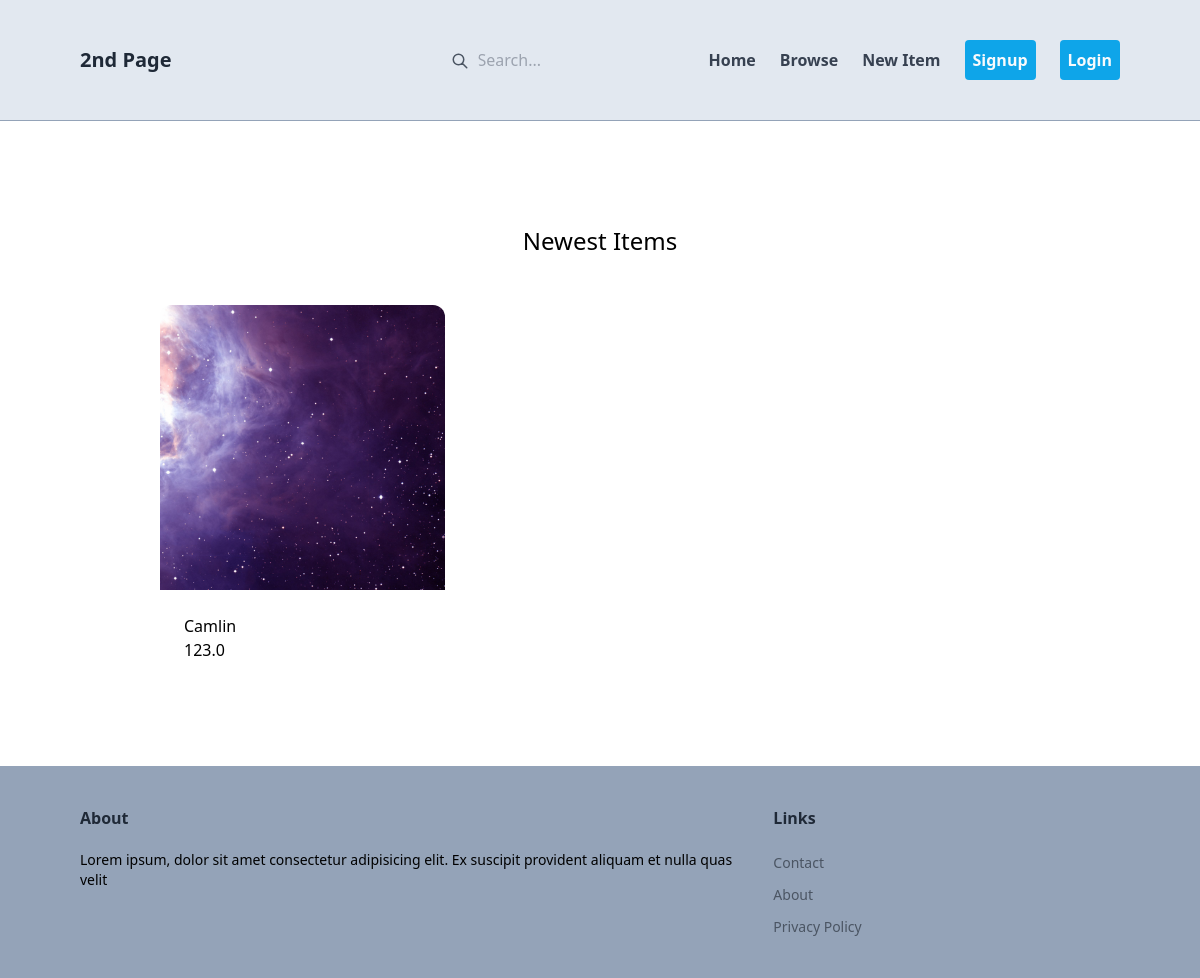
Before: / with the older database file.
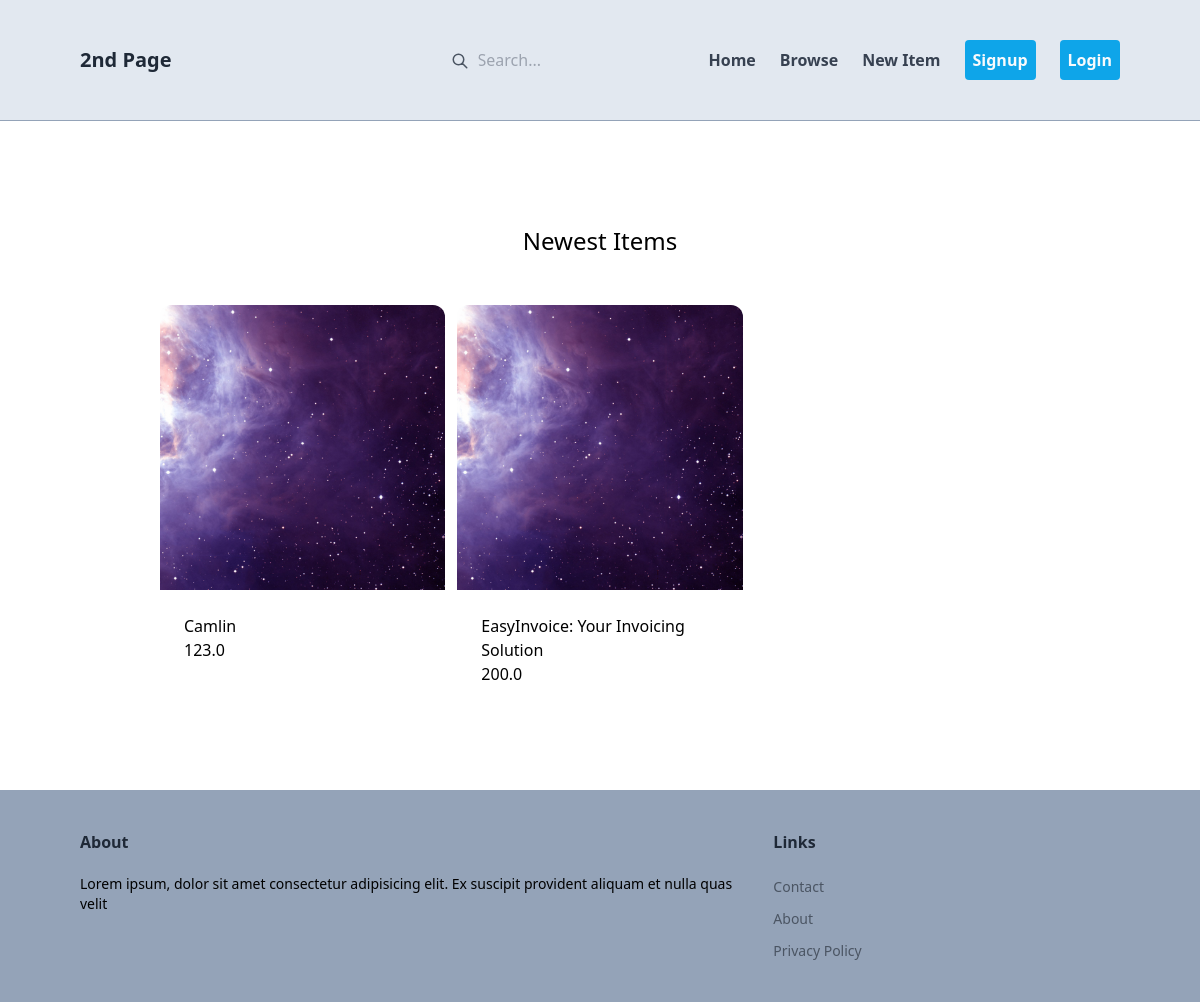
After: the same page with the newer database file.
### item/models.py (models this page shows)
class Item(models.Model):
    category = models.ForeignKey(Category, related_name='items', on_delete=models.CASCADE)
    name = models.CharField(max_length=250)
    description = models.TextField(blank=True,null=True)
    price = models.FloatField()
    image = models.ImageField(upload_to='item_images', blank=True,null=True,height_field=None, width_field=None, max_length=None)
    is_sold = models.BooleanField(default=False)
    created_by = models.ForeignKey(User,related_name='items',on_delete=models.CASCADE)
    created_at = models.DateTimeField(auto_now_add=True)

### core/views.py (the view)
# urls.py: path('',views.index,name='index'),
def index(request):
    items = Item.objects.filter(is_sold=False)[0:6]
    categories = Category.objects.all()
    return render(request,'core/index.html',{
        'categories':categories,
        'items':items,
    })

### core/templates/core/index.html (shortened to what this page needs)
{% extends "core/base.html" %}
{% block content %}
    <div class="mt-6 px-20 py-10 bg-grey-100 rounded-xl">
        <h2 class="mb-12 text-2xl text-center">Newest Items</h2>
        <div class="grid grid-cols-3 gap-3">
            {% for item in items %}
                <div>
                    <a href="{% url 'item:detail' item.id %}">
                        <div>
                            <img src="{{ item.image.url }}" class="rounded-t-xl">
                        </div>
                        <div class="p-6 bg-white rounded-b-xl">
                            <h2>{{ item.name }}</h2>
                            <p>{{item.price}}</p>
                        </div>
                    </a>
                </div>
            {% endfor %}
        </div>
    </div>
{% endblock %}

### core/templates/core/base.html (shortened to what this page needs)
<!DOCTYPE html>
<html lang="en">
<head>
    <script src="https://cdn.tailwindcss.com"></script>
</head>
<body>
    <nav class="flex justify-between px-20 py-10 items-center bg-slate-200 border-b border-slate-400">
        <h1 class="text-xl text-gray-800 font-bold hover:text-violet-600">2nd Page</h1>
        <div class="flex items-center">
            <div class="flex items-center">
                <svg xmlns="http://www.w3.org/2000/svg" class="h-5 w-5 pt-0.5 text-gray-600" fill="none" viewBox="0 0 24 24" stroke="currentColor">
                    <path stroke-linecap="round" stroke-linejoin="round" stroke-width="2" d="M21 21l-6-6m2-5a7 7 0 11-14 0 7 7 0 0114 0z" />
                </svg>
                <input class="ml-2 outline-none bg-transparent rounded-xl" type="text" name="search" id="search" placeholder="Search..." />
            </div>
            <ul class="flex items-center space-x-6">
                <a href='#' class="font-semibold text-gray-700 hover:text-sky-700">Home</a>
                <a href='#' class="font-semibold text-gray-700 hover:text-sky-700">Browse</a>
                <a href='{% url 'item:new' %}' class="font-semibold text-gray-700 hover:text-sky-700">New Item</a>
                {% if request.user.is_authenticated %}
                    <a href="#" class="px-6 py-3 text-lg font-semibold bg-gray-500 text-white rounded-xl hover:bg-gray-700">Dashboard</a>
                {% else %}
                    <a href='{% url 'core:signup' %}' class="font-semibold bg-sky-500 rounded p-2 text-slate-50">Signup</a>
                    <a href='{% url 'core:login' %}' class="font-semibold bg-sky-500 rounded p-2 text-slate-50">Login</a>
                {% endif %}
            </ul>
        </div>
    </nav>
    <div class="px-20 py-10">
        {% block content %}
        {% endblock  %}
    </div>
    <footer class="px-20 py-10 flex justify-between bg-slate-400">
        <div class="w-2/3 pr-10">
            <h3 class="mb-5 font-semibold text-gray-800">About</h3>
            <p class="text-sm text-grey-500">Lorem ipsum, dolor sit amet consectetur adipisicing elit. Ex suscipit provident aliquam et nulla quas velit </p>
        </div>
        <div class="w-1/3">
            <h3 class="mb-5 font-semibold text-gray-800">Links</h3>
            <ul class="space-y-2">
                <li><a href="{% url 'core:contact' %}" class="text-sm text-gray-600 hover:text-sky-300">Contact</a></li>
                <li><a href="#" class="text-sm text-gray-600 hover:text-sky-300">About</a></li>
                <li><a href="#" class="text-sm text-gray-600 hover:text-sky-300">Privacy Policy</a></li>
            </ul>
        </div>
    </footer>
</body>
</html>

Changed rows visible on the page:
added Item: image (picture), name "EasyInvoice: Your Invoicing Solution", price "200.0"
